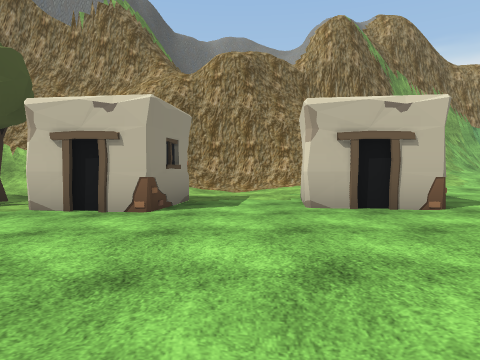
view 1 (above)

24 first-person views from a walk through a scene from a Unity 3-D project. The camera is 1.3 m above the floor, tilts 2° down and sees 70° across. The floor is counted in squares, 2 m on a side. Each view is taken from the middle of a square. On the plan, view 1 faces up. The plan holds only what a view shows up to about 10 squares ahead; the rest is blank. The place goes on beyond the plan. Some animated figures are left out. Some surface patterns are stand-ins.

view 2
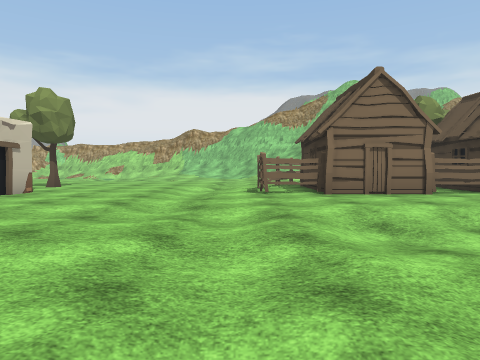

view 3
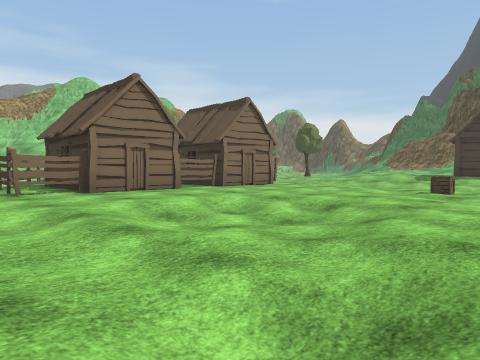

view 4
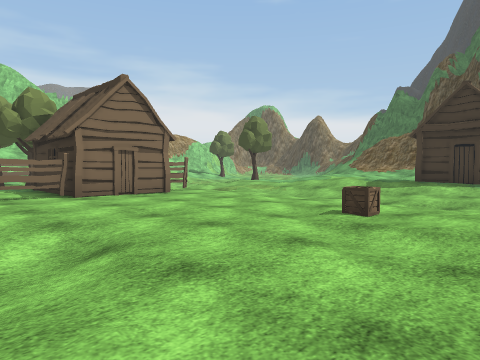

view 5
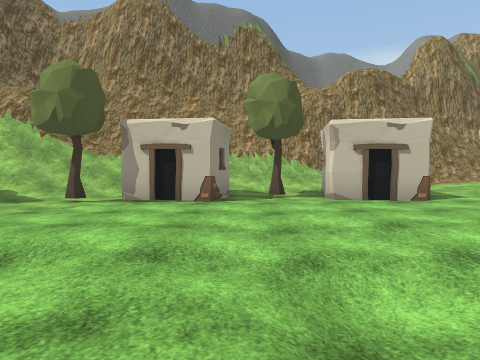

view 6
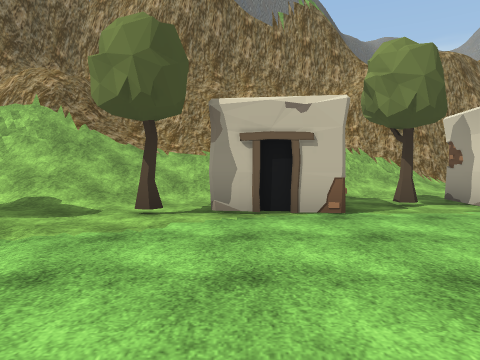

view 7
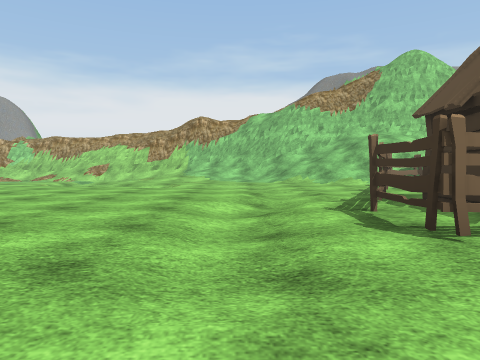

view 8
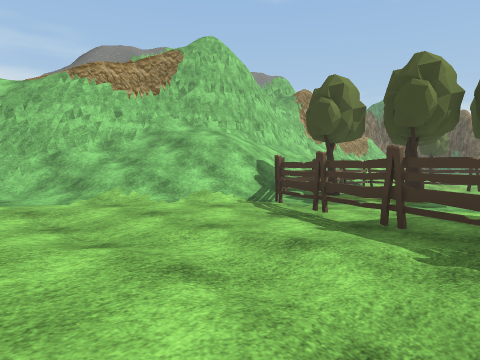

view 9
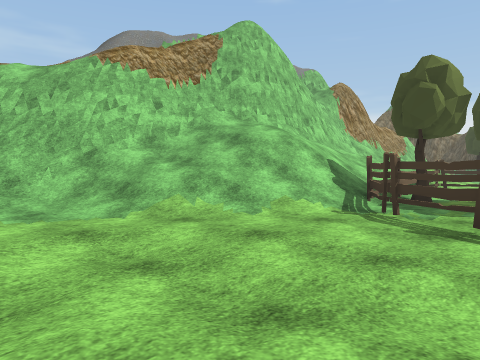

view 10
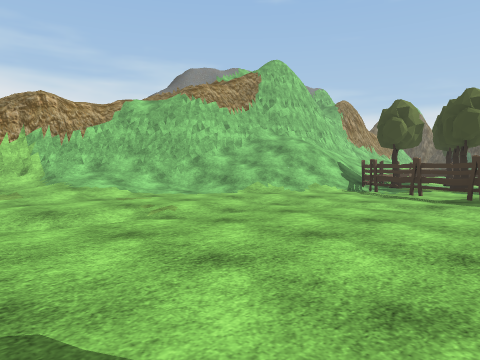

view 11
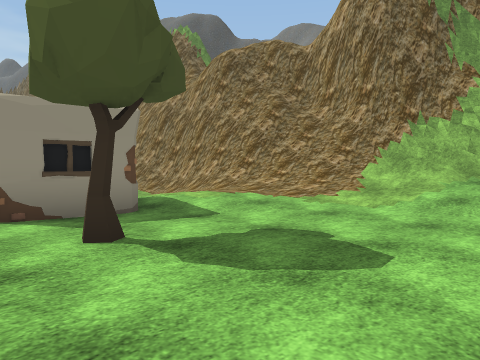

view 12
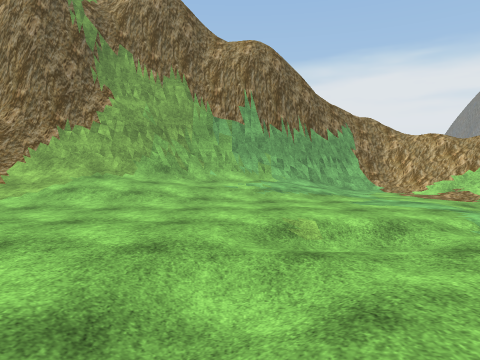

view 13
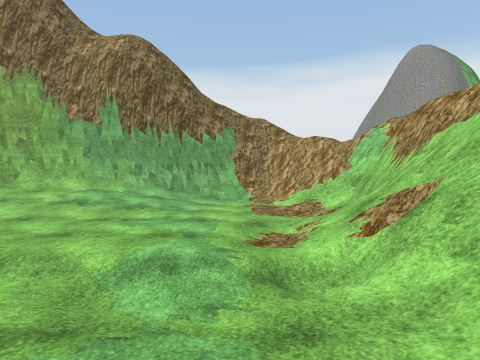

view 14
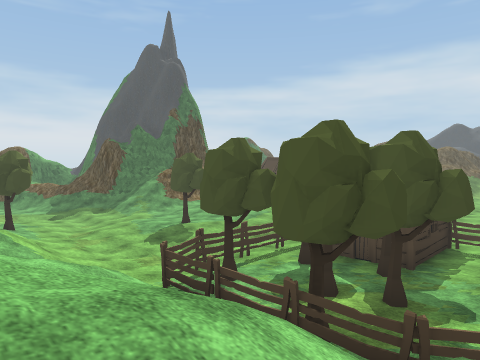

view 15
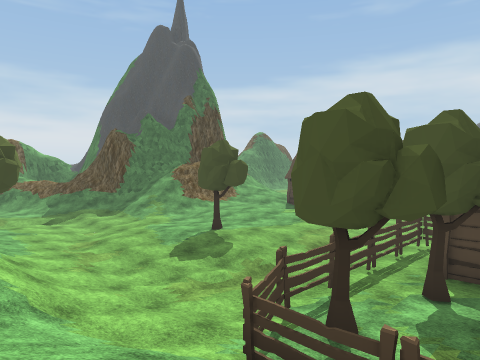

view 16
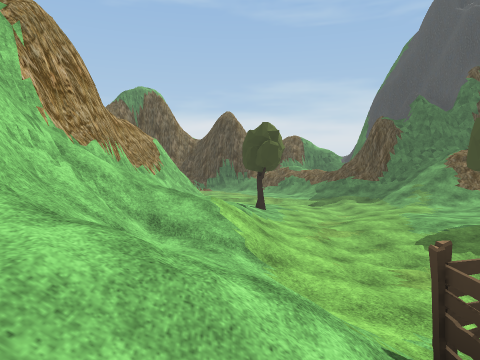

view 17
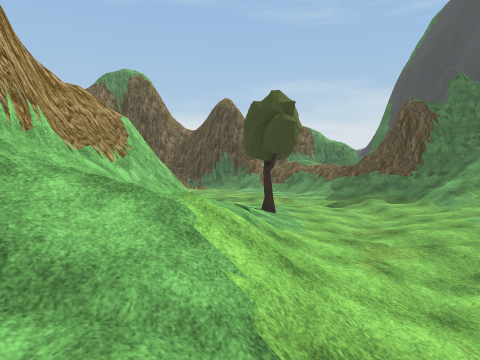

view 18
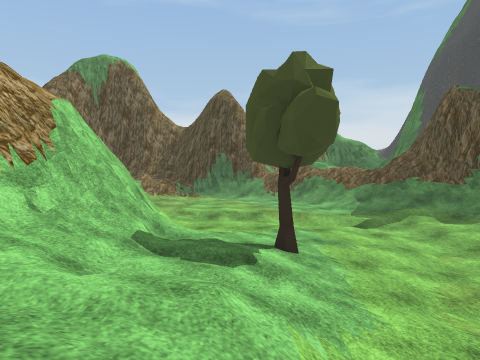

view 19
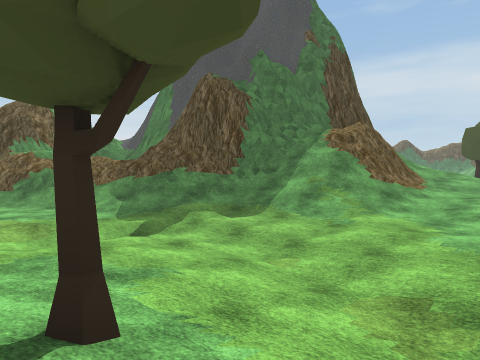

view 20
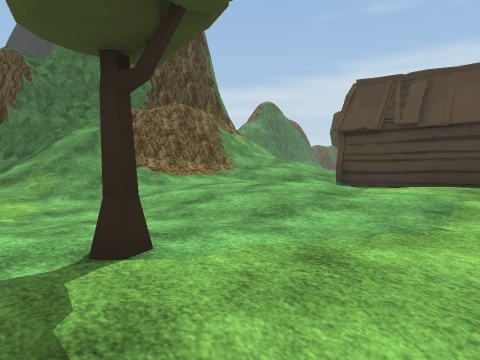

view 21
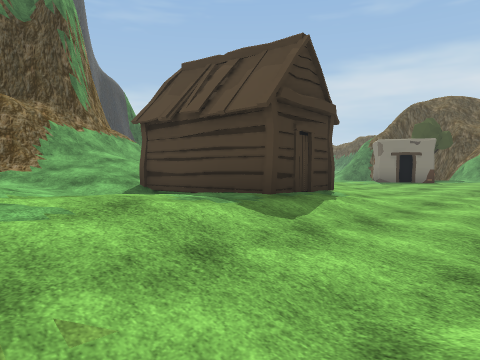

view 22
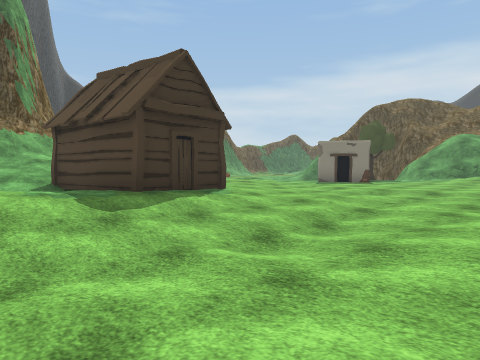

view 23
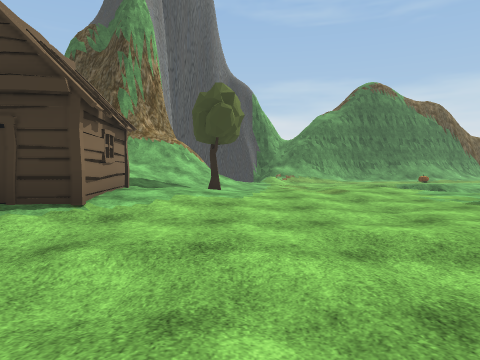

view 24
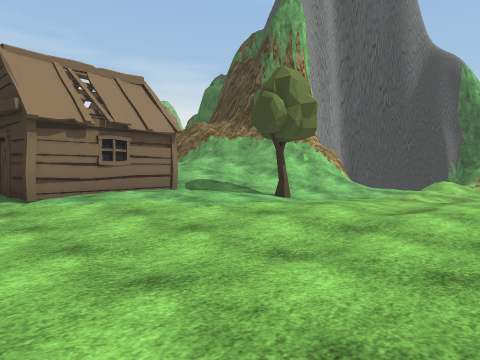

### Floor plan
Key: @ floor where view 1 was taken; # wall or solid block; . main floor; : floor 0.25 m higher than the main floor; - floor 0.25 m lower than the main floor; + floor 0.5 m higher than the main floor; _ floor 0.5 m lower than the main floor; * floor 0.75 m higher than the main floor; % floor 1.5 m higher than the main floor; & floor 1.75 m higher than the main floor; / step, stairs or slope; = window, fence, low wall or low ledge; T tree; F fence; H hut; C crate; O other object.
Columns run from 10 left of view 1 to 17 right of it. Each row starts with its distance up from view 1.
 14                     ########
 13                  #####/:./=#
 12             ######//*++.../#
 11             ##////*+++:..-/#
 10  ############///**++::..../#
  9 /#= //#=//./+++++::::::..//#
  8 /// ///::..:+++:::::::::.//#
  7 ///  ... ..:::::::::./...=##
  6 /..  OT# O.# O::::::...../#
  5 ..T##..##..###:T::::-.:::/#
  4 ...........:::::::::.::++/#
  3  .........:::::::::..::+*/#
  2  ...........:::::::.:::+/##
  1   ........-.....::...:://#
  0    ..._-.-@..::....::://##
 -1     ..-.....FFFF:..::///#
 -2      ..--_.::HHHFF.::///#
 -3      ..-__.::  H::FF////#
 -4      ...--.::H  :::F////#
 -5      .......F::::T:TF//##
 -6      .......:HHHT:T:F//#
 -7       .......  HT:::F//#
 -8       .C.....F HT:TF+//#
 -9    ::.........FFF.F.///##
-10 ::.....--.-........-://=#
-11 ::......--.-../-//_-.///#
-12 :::..:...:::::...__-////#
-13 ::.::::+H++++:::.--/:///#
-14 :::::++ H++*++:T:.-/:///#
-15 ::::+++ H  **+:::.-/:///#
-16 :::++++HH/+**+:::.--:*/##
-17 :+:++++////**+::.-_-T+/##
-18 /+:::T/%&//////:._-.:+/#
-19  +::://///##=///._-....
-20   .:/// ==//////.--....
-21   :+//  #######//.-_--/
-22   ./         ###//..../
-23   :=          ##//:..
-24                 ///.
-25                  //.
-26                   //

Where each view was taken, in squares from view 1:
view 1: 0 up, 0 right, facing up
view 2: 0 up, 5 left, facing right
view 3: 1 up, 5 left, facing down-right
view 4: 3 down, 5 left, facing down-right
view 5: 2 down, 5 left, facing up
view 6: 0 up, 7 left, facing up
view 7: 1 up, 0 right, facing right
view 8: 2 up, 5 right, facing down-right
view 9: 2 up, 7 right, facing down-right
view 10: 6 up, 5 right, facing down-right
view 11: 4 up, 8 right, facing up-left
view 12: 3 up, 10 right, facing up
view 13: 4 up, 14 right, facing up
view 14: 3 down, 13 right, facing down-left
view 15: 6 down, 12 right, facing down-left
view 16: 6 down, 11 right, facing down
view 17: 9 down, 11 right, facing down
view 18: 12 down, 11 right, facing down
view 19: 15 down, 11 right, facing down-left
view 20: 12 down, 6 right, facing down-left
view 21: 10 down, 2 right, facing down-left
view 22: 8 down, 1 right, facing down-left
view 23: 9 down, 6 left, facing down
view 24: 12 down, 10 left, facing down-right
